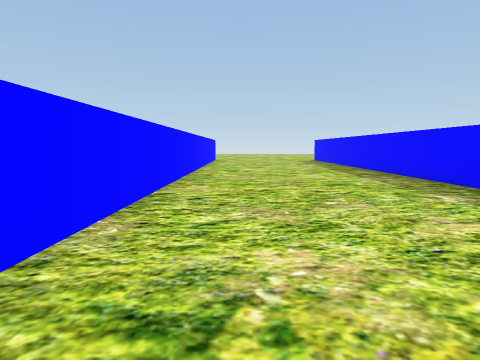
[1] (above)

13 first-person views from a walk through a Unity game level. The camera is 1.3 m above the floor, tilts 6° down and sees 75° across. The floor is counted in squares, 2 m on a side. Each view is taken from the middle of a square. On the plan, view 1 faces up. The plan holds only what a view shows up to about 10 squares ahead; the rest is blank. The place goes on beyond the plan.

[2]
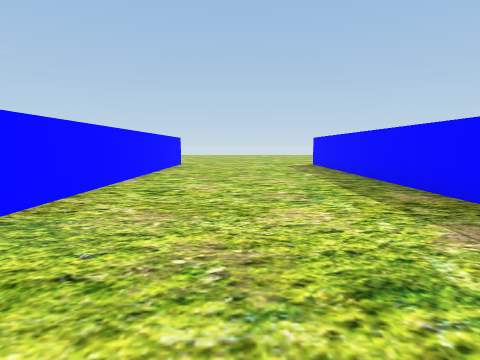

[3]
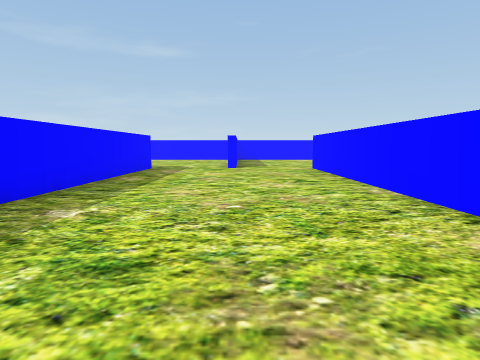

[4]
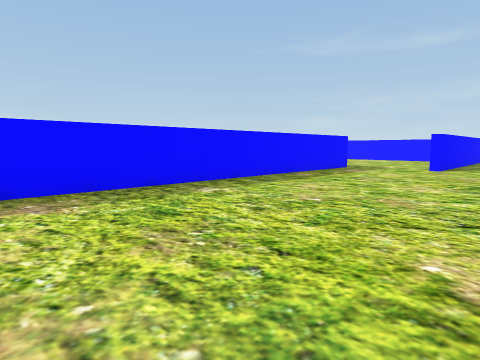

[5]
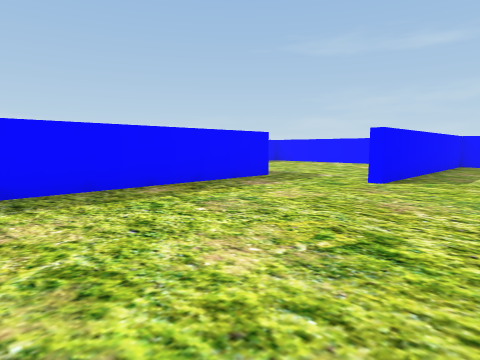

[6]
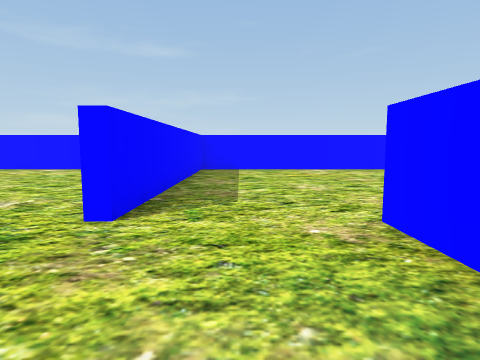

[7]
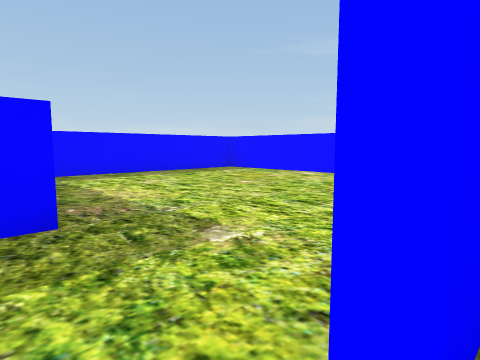

[8]
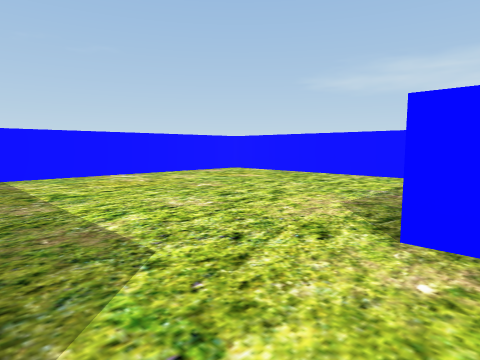

[9]
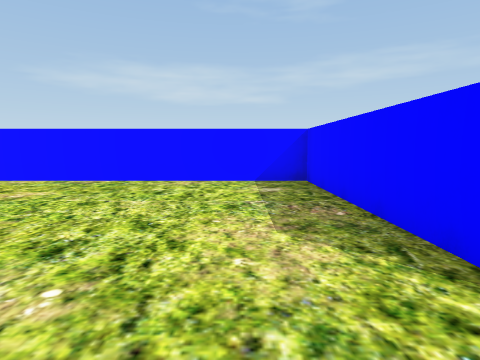

[10]
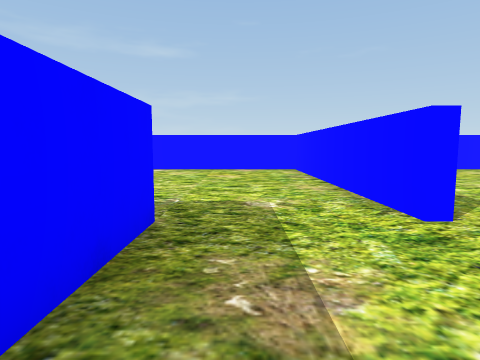

[11]
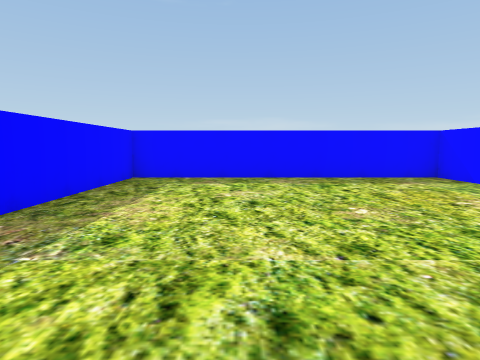

[12]
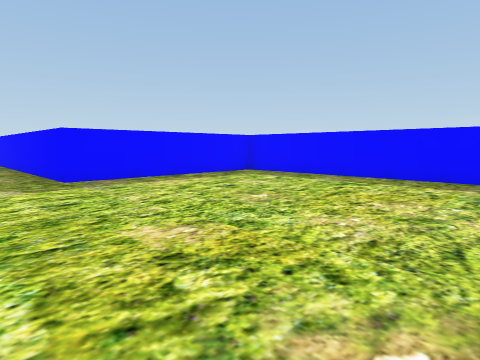

[13]
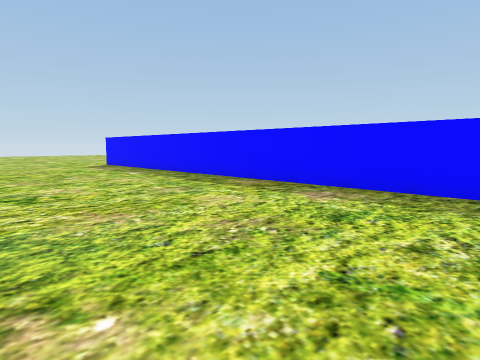

### Floor plan
Points are (right, up) in squares from view 1. A wall is a line through its corners. A room is listed if a view was taken in it or the views show most of it. See-through windows are left out.
Room 1 (views 1, 2, 3, 4, 5, 6, 7, 8, 10, 13)
walls: (-1.2, 13.5) (-1.2, -1.6); (3.7, -1.5) (3.7, 13.5)
ways out: opening at (-0.5, -2) to room 2; opening at (2.5, -2.5) to room 3
Room 2 (view 9)
walls: (-1.6, -2.7) (-6.1, -2.7) (-6.1, -9.2) (1.1, -9.2) (1.1, -2.6); (-1.2, -1.6) (-1.2, -2.8)
ways out: opening at (-0.5, -2) to room 1
Room 3 (views 11, 12)
walls: (1.4, -2.6) (1.4, -9.2) (8.7, -9.2) (8.7, -2.7) (3.7, -2.7) (3.7, -1.5)
ways out: opening at (2.5, -2.5) to room 1

Positions as (right, up) in squares from view 1, and headings:
1: (0, 0), facing up
2: (1, 4), facing up
3: (1, 7), facing down
4: (-1, 7), facing down-right
5: (-1, 3), facing down-right
6: (0, 0), facing down
7: (1, -2), facing down-right
8: (1, -2), facing down-left
9: (0, -4), facing left
10: (3, 0), facing down
11: (2, -5), facing right
12: (2, -9), facing up-right
13: (-1, 4), facing up-right
